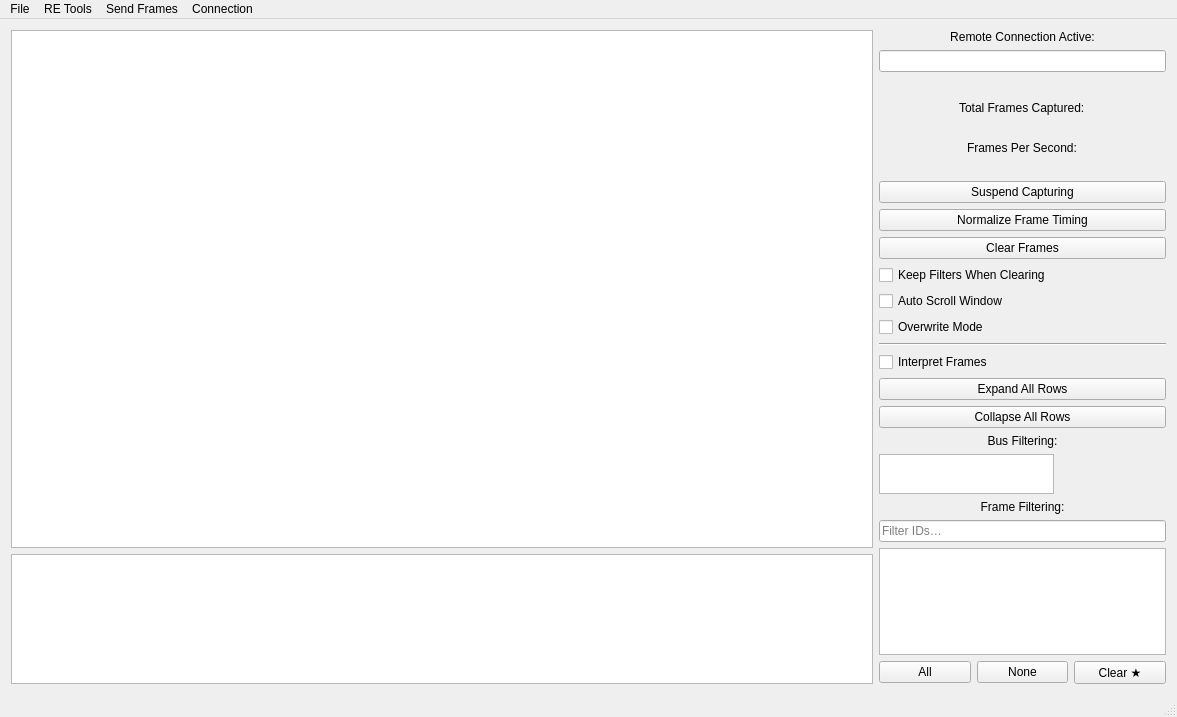
<?xml version="1.0" encoding="UTF-8"?>
<ui version="4.0">
 <class>MainWindow</class>
 <widget class="QMainWindow" name="MainWindow">
  <property name="geometry">
   <rect>
    <x>0</x>
    <y>0</y>
    <width>1177</width>
    <height>717</height>
   </rect>
  </property>
  <property name="sizePolicy">
   <sizepolicy hsizetype="Fixed" vsizetype="Fixed">
    <horstretch>0</horstretch>
    <verstretch>0</verstretch>
   </sizepolicy>
  </property>
  <property name="minimumSize">
   <size>
    <width>800</width>
    <height>500</height>
   </size>
  </property>
  <property name="windowTitle">
   <string>SavvyCAN</string>
  </property>
  <widget class="QWidget" name="centralWidget">
   <layout class="QVBoxLayout" name="verticalLayout_2" stretch="0">
    <item>
     <layout class="QHBoxLayout" name="horizontalLayout_2" stretch="3,1">
      <item>
       <layout class="QVBoxLayout" name="verticalLayout_3" stretch="4,1">
        <item>
         <widget class="QTableView" name="canFramesView">
          <property name="font">
           <font>
            <pointsize>11</pointsize>
            <bold>false</bold>
           </font>
          </property>
          <property name="alternatingRowColors">
           <bool>true</bool>
          </property>
          <property name="verticalScrollMode">
           <enum>QAbstractItemView::ScrollMode::ScrollPerPixel</enum>
          </property>
          <property name="wordWrap">
           <bool>false</bool>
          </property>
          <attribute name="horizontalHeaderStretchLastSection">
           <bool>false</bool>
          </attribute>
         </widget>
        </item>
        <item>
         <widget class="QTableWidget" name="tableSimpleSender"/>
        </item>
       </layout>
      </item>
      <item>
       <layout class="QVBoxLayout" name="verticalLayout">
        <item>
         <widget class="QLabel" name="lblRemoteConn">
          <property name="enabled">
           <bool>true</bool>
          </property>
          <property name="text">
           <string>Remote Connection Active:</string>
          </property>
          <property name="alignment">
           <set>Qt::AlignmentFlag::AlignCenter</set>
          </property>
         </widget>
        </item>
        <item>
         <widget class="QLineEdit" name="lineRemoteKey">
          <property name="enabled">
           <bool>true</bool>
          </property>
          <property name="maximumSize">
           <size>
            <width>1000</width>
            <height>50</height>
           </size>
          </property>
          <property name="baseSize">
           <size>
            <width>150</width>
            <height>50</height>
           </size>
          </property>
          <property name="font">
           <font>
            <bold>false</bold>
           </font>
          </property>
          <property name="maxLength">
           <number>8</number>
          </property>
          <property name="alignment">
           <set>Qt::AlignmentFlag::AlignLeading|Qt::AlignmentFlag::AlignLeft|Qt::AlignmentFlag::AlignVCenter</set>
          </property>
          <property name="readOnly">
           <bool>true</bool>
          </property>
         </widget>
        </item>
        <item>
         <widget class="QLabel" name="lblContMsg">
          <property name="palette">
           <palette>
            <active>
             <colorrole role="WindowText">
              <brush brushstyle="SolidPattern">
               <color alpha="255">
                <red>255</red>
                <green>0</green>
                <blue>0</blue>
               </color>
              </brush>
             </colorrole>
            </active>
            <inactive>
             <colorrole role="WindowText">
              <brush brushstyle="SolidPattern">
               <color alpha="255">
                <red>255</red>
                <green>0</green>
                <blue>0</blue>
               </color>
              </brush>
             </colorrole>
            </inactive>
            <disabled>
             <colorrole role="WindowText">
              <brush brushstyle="SolidPattern">
               <color alpha="255">
                <red>120</red>
                <green>120</green>
                <blue>120</blue>
               </color>
              </brush>
             </colorrole>
            </disabled>
           </palette>
          </property>
          <property name="font">
           <font>
            <pointsize>11</pointsize>
            <italic>true</italic>
            <bold>true</bold>
           </font>
          </property>
          <property name="text">
           <string/>
          </property>
          <property name="alignment">
           <set>Qt::AlignmentFlag::AlignCenter</set>
          </property>
         </widget>
        </item>
        <item alignment="Qt::AlignmentFlag::AlignHCenter">
         <widget class="QLabel" name="label">
          <property name="sizePolicy">
           <sizepolicy hsizetype="Preferred" vsizetype="Fixed">
            <horstretch>0</horstretch>
            <verstretch>0</verstretch>
           </sizepolicy>
          </property>
          <property name="text">
           <string>Total Frames Captured:</string>
          </property>
         </widget>
        </item>
        <item alignment="Qt::AlignmentFlag::AlignHCenter">
         <widget class="QLabel" name="lbNumFrames">
          <property name="sizePolicy">
           <sizepolicy hsizetype="Preferred" vsizetype="Fixed">
            <horstretch>0</horstretch>
            <verstretch>0</verstretch>
           </sizepolicy>
          </property>
          <property name="text">
           <string/>
          </property>
         </widget>
        </item>
        <item alignment="Qt::AlignmentFlag::AlignHCenter">
         <widget class="QLabel" name="label_6">
          <property name="sizePolicy">
           <sizepolicy hsizetype="Preferred" vsizetype="Fixed">
            <horstretch>0</horstretch>
            <verstretch>0</verstretch>
           </sizepolicy>
          </property>
          <property name="text">
           <string>Frames Per Second:</string>
          </property>
         </widget>
        </item>
        <item alignment="Qt::AlignmentFlag::AlignHCenter">
         <widget class="QLabel" name="lbFPS">
          <property name="sizePolicy">
           <sizepolicy hsizetype="Preferred" vsizetype="Fixed">
            <horstretch>0</horstretch>
            <verstretch>0</verstretch>
           </sizepolicy>
          </property>
          <property name="text">
           <string/>
          </property>
         </widget>
        </item>
        <item>
         <widget class="QPushButton" name="btnCaptureToggle">
          <property name="text">
           <string>Suspend Capturing</string>
          </property>
          <property name="checkable">
           <bool>false</bool>
          </property>
         </widget>
        </item>
        <item>
         <widget class="QPushButton" name="btnNormalize">
          <property name="text">
           <string>Normalize Frame Timing</string>
          </property>
         </widget>
        </item>
        <item>
         <widget class="QPushButton" name="btnClearFrames">
          <property name="text">
           <string>Clear Frames</string>
          </property>
         </widget>
        </item>
        <item>
         <widget class="QCheckBox" name="cbPersistentFilters">
          <property name="text">
           <string>Keep Filters When Clearing</string>
          </property>
         </widget>
        </item>
        <item>
         <widget class="QCheckBox" name="cbAutoScroll">
          <property name="text">
           <string>Auto Scroll Window</string>
          </property>
         </widget>
        </item>
        <item>
         <widget class="QCheckBox" name="cbOverwrite">
          <property name="enabled">
           <bool>true</bool>
          </property>
          <property name="text">
           <string>Overwrite Mode</string>
          </property>
         </widget>
        </item>
        <item>
         <widget class="Line" name="line">
          <property name="orientation">
           <enum>Qt::Orientation::Horizontal</enum>
          </property>
         </widget>
        </item>
        <item>
         <widget class="QCheckBox" name="cbInterpret">
          <property name="text">
           <string>Interpret Frames</string>
          </property>
         </widget>
        </item>
        <item>
         <widget class="QPushButton" name="btnExpandAll">
          <property name="text">
           <string>Expand All Rows</string>
          </property>
         </widget>
        </item>
        <item>
         <widget class="QPushButton" name="btnCollapseAll">
          <property name="text">
           <string>Collapse All Rows</string>
          </property>
         </widget>
        </item>
        <item>
         <widget class="QLabel" name="label_2">
          <property name="text">
           <string>Bus Filtering:</string>
          </property>
          <property name="alignment">
           <set>Qt::AlignmentFlag::AlignCenter</set>
          </property>
         </widget>
        </item>
        <item>
         <widget class="QListWidget" name="listBusFilters">
          <property name="sizePolicy">
           <sizepolicy hsizetype="Fixed" vsizetype="Expanding">
            <horstretch>0</horstretch>
            <verstretch>0</verstretch>
           </sizepolicy>
          </property>
          <property name="maximumSize">
           <size>
            <width>175</width>
            <height>40</height>
           </size>
          </property>
          <property name="flow">
           <enum>QListView::Flow::LeftToRight</enum>
          </property>
         </widget>
        </item>
        <item>
         <widget class="QLabel" name="label_7">
          <property name="text">
           <string>Frame Filtering:</string>
          </property>
          <property name="alignment">
           <set>Qt::AlignmentFlag::AlignCenter</set>
          </property>
         </widget>
        </item>
        <item>
         <widget class="QLineEdit" name="leSearchFilter">
          <property name="placeholderText">
           <string>Filter IDs…</string>
          </property>
         </widget>
        </item>
        <item>
         <widget class="QListWidget" name="listFilters">
          <property name="sizePolicy">
           <sizepolicy hsizetype="Expanding" vsizetype="Expanding">
            <horstretch>0</horstretch>
            <verstretch>0</verstretch>
           </sizepolicy>
          </property>
          <property name="minimumSize">
           <size>
            <width>0</width>
            <height>80</height>
           </size>
          </property>
          <property name="alternatingRowColors">
           <bool>false</bool>
          </property>
         </widget>
        </item>
        <item>
         <layout class="QHBoxLayout" name="horizontalLayout_3">
          <item>
           <widget class="QPushButton" name="btnFilterAll">
            <property name="text">
             <string>All</string>
            </property>
           </widget>
          </item>
          <item>
           <widget class="QPushButton" name="btnFilterNone">
            <property name="text">
             <string>None</string>
            </property>
           </widget>
          </item>
          <item>
           <widget class="QPushButton" name="btnClearHighlights">
            <property name="text">
             <string>Clear ★</string>
            </property>
           </widget>
          </item>
         </layout>
        </item>
       </layout>
      </item>
     </layout>
    </item>
   </layout>
  </widget>
  <widget class="QMenuBar" name="menuBar">
   <property name="geometry">
    <rect>
     <x>0</x>
     <y>0</y>
     <width>1177</width>
     <height>20</height>
    </rect>
   </property>
   <widget class="QMenu" name="menu_RE_Tools">
    <property name="title">
     <string>RE Tools</string>
    </property>
    <addaction name="actionFlow_View"/>
    <addaction name="actionGraph_Dta"/>
    <addaction name="actionFrame_Data_Analysis"/>
    <addaction name="actionFile_Comparison"/>
    <addaction name="actionDBC_Comparison"/>
    <addaction name="actionRange_State_2"/>
    <addaction name="actionSingle_Multi_State_2"/>
    <addaction name="actionISO_TP_Decoder"/>
    <addaction name="actionSniffer"/>
    <addaction name="actionCapture_Bisector"/>
    <addaction name="actionSignal_Viewer"/>
    <addaction name="actionTemporal_Graph"/>
   </widget>
   <widget class="QMenu" name="menuSend_Frames">
    <property name="title">
     <string>Send Frames</string>
    </property>
    <addaction name="action_Playback"/>
    <addaction name="action_Custom"/>
    <addaction name="actionScripting_INterface"/>
    <addaction name="actionFuzzing"/>
    <addaction name="actionUDS_Scanner"/>
    <addaction name="actionFirmware_Update"/>
    <addaction name="actionMotorControlConfig"/>
    <addaction name="actionCAN_Bridge"/>
   </widget>
   <widget class="QMenu" name="menuFile">
    <property name="title">
     <string>File</string>
    </property>
    <addaction name="actionOpen_Log_File"/>
    <addaction name="actionSave_Filtered_Log_File"/>
    <addaction name="actionSave_Log_File"/>
    <addaction name="actionSave_Continuous_Logfile"/>
    <addaction name="separator"/>
    <addaction name="separator"/>
    <addaction name="actionLoad_Filter_Definition"/>
    <addaction name="actionSave_Filter_Definition"/>
    <addaction name="separator"/>
    <addaction name="actionDBC_File_Manager"/>
    <addaction name="actionSave_Decoded_Frames"/>
    <addaction name="actionSave_Decoded_Frames_CSV"/>
    <addaction name="separator"/>
    <addaction name="actionPreferences"/>
    <addaction name="separator"/>
    <addaction name="actionExit_Application"/>
   </widget>
   <widget class="QMenu" name="menuConnection">
    <property name="title">
     <string>Connection</string>
    </property>
    <addaction name="actionSetup"/>
   </widget>
   <addaction name="menuFile"/>
   <addaction name="menu_RE_Tools"/>
   <addaction name="menuSend_Frames"/>
   <addaction name="menuConnection"/>
  </widget>
  <widget class="QStatusBar" name="statusBar"/>
  <action name="action_Playback">
   <property name="text">
    <string>Playback</string>
   </property>
  </action>
  <action name="action_Custom">
   <property name="text">
    <string>Custom</string>
   </property>
  </action>
  <action name="actionFlow_View">
   <property name="text">
    <string>Flow View</string>
   </property>
  </action>
  <action name="actionFuzzy_Scope">
   <property name="text">
    <string>Fuzzy Scope</string>
   </property>
  </action>
  <action name="actionGraph_Dta">
   <property name="text">
    <string>New Graphing Window</string>
   </property>
  </action>
  <action name="actionOpen_Log_File">
   <property name="text">
    <string>Load Log File</string>
   </property>
   <property name="shortcut">
    <string>Ctrl+O</string>
   </property>
  </action>
  <action name="actionSave_Log_File">
   <property name="text">
    <string>Save Log File</string>
   </property>
  </action>
  <action name="actionFrame_Data_Analysis">
   <property name="text">
    <string>Frame Data Analysis</string>
   </property>
  </action>
  <action name="actionLoad_DBC_File">
   <property name="text">
    <string>Load DBC File</string>
   </property>
  </action>
  <action name="actionEdit_Messages_Signals">
   <property name="text">
    <string>Edit Messages/Signals</string>
   </property>
  </action>
  <action name="actionSave_DBC_File">
   <property name="text">
    <string>Save DBC File</string>
   </property>
  </action>
  <action name="actionSave_Decoded_Frames">
   <property name="text">
    <string>Save Decoded Frames</string>
   </property>
  </action>
  <action name="actionExit_Application">
   <property name="text">
    <string>Exit Application</string>
   </property>
  </action>
  <action name="actionFile_Comparison">
   <property name="text">
    <string>File Comparison</string>
   </property>
  </action>
  <action name="actionPreferences">
   <property name="text">
    <string>Preferences</string>
   </property>
  </action>
  <action name="actionSave_Filtered_Log_File">
   <property name="text">
    <string>Save Filtered Log File</string>
   </property>
  </action>
  <action name="actionLoad_Filter_Definition">
   <property name="text">
    <string>Load Filter Definition</string>
   </property>
  </action>
  <action name="actionSave_Filter_Definition">
   <property name="text">
    <string>Save Filter Definition</string>
   </property>
  </action>
  <action name="actionFirmware_Uploader">
   <property name="text">
    <string>Firmware Uploader</string>
   </property>
  </action>
  <action name="actionSetup">
   <property name="text">
    <string>Open Connection Window</string>
   </property>
  </action>
  <action name="actionConnect">
   <property name="text">
    <string>Connect</string>
   </property>
  </action>
  <action name="actionScripting_INterface">
   <property name="text">
    <string>Scripting Interface</string>
   </property>
  </action>
  <action name="actionRange_State_2">
   <property name="text">
    <string>Range State</string>
   </property>
  </action>
  <action name="actionSingle_Multi_State_2">
   <property name="text">
    <string>Single/Multi State</string>
   </property>
  </action>
  <action name="actionDBC_File_Manager">
   <property name="text">
    <string>DBC File Manager</string>
   </property>
  </action>
  <action name="actionFuzzing">
   <property name="text">
    <string>Fuzzing</string>
   </property>
  </action>
  <action name="actionUDS_Scanner">
   <property name="text">
    <string>UDS Scanner</string>
   </property>
  </action>
  <action name="actionISO_TP_Decoder">
   <property name="text">
    <string>ISO-TP Decoder</string>
   </property>
  </action>
  <action name="actionSniffer">
   <property name="text">
    <string>Sniffer</string>
   </property>
  </action>
  <action name="actionFirmware_Update">
   <property name="text">
    <string>Firmware Update</string>
   </property>
  </action>
  <action name="actionMotorControlConfig">
   <property name="text">
    <string>MotorControlConfig</string>
   </property>
  </action>
  <action name="actionCapture_Bisector">
   <property name="text">
    <string>Capture Bisector</string>
   </property>
  </action>
  <action name="actionSignal_Viewer">
   <property name="text">
    <string>Signal Viewer</string>
   </property>
  </action>
  <action name="actionSave_Continuous_Logfile">
   <property name="text">
    <string>Start Continuous Logging</string>
   </property>
  </action>
  <action name="actionTemporal_Graph">
   <property name="text">
    <string>Temporal Graph</string>
   </property>
  </action>
  <action name="actionDBC_Comparison">
   <property name="text">
    <string>DBC Comparison</string>
   </property>
  </action>
  <action name="actionSave_Decoded_Frames_CSV">
   <property name="text">
    <string>Save Decoded Frames CSV</string>
   </property>
  </action>
  <action name="actionCAN_Bridge">
   <property name="text">
    <string>CAN Bridge</string>
   </property>
  </action>
 </widget>
 <layoutdefault spacing="6" margin="11"/>
 <resources/>
 <connections/>
 <slots>
  <slot>handleLoadFile()</slot>
  <slot>connButtonPress()</slot>
  <slot>showGraphingWindow()</slot>
  <slot>showFrameDataAnalysis()</slot>
 </slots>
</ui>
